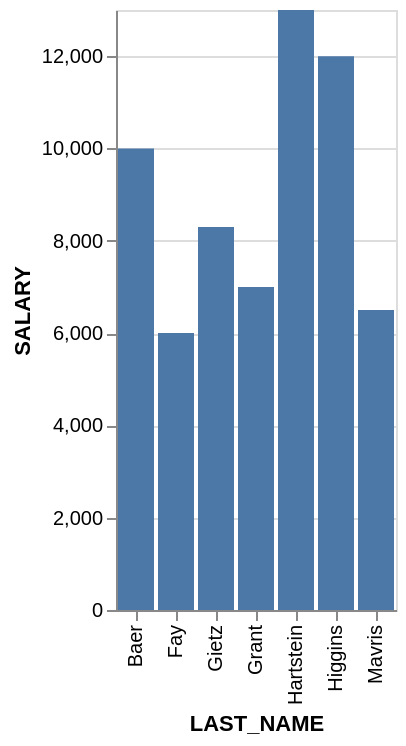

Here is the Vega-Lite specification saved for this chart:
### Vega-Lite specification from a JSON file in a GitHub repository (floating-point values rounded to 4 significant figures)
{"data": {"values": [{"x_data": "Baer", "y_data": 10000}, {"x_data": "Fay", "y_data": 6000}, {"x_data": "Gietz", "y_data": 8300}, {"x_data": "Grant", "y_data": 7000}, {"x_data": "Hartstein", "y_data": 13000}, {"x_data": "Higgins", "y_data": 12000}, {"x_data": "Mavris", "y_data": 6500}]}, "mark": "bar", "encoding": {"x": {"field": "x_data", "type": "nominal", "title": "LAST_NAME", "sort": "ascending"}, "y": {"field": "y_data", "type": "quantitative", "title": "SALARY"}}}
